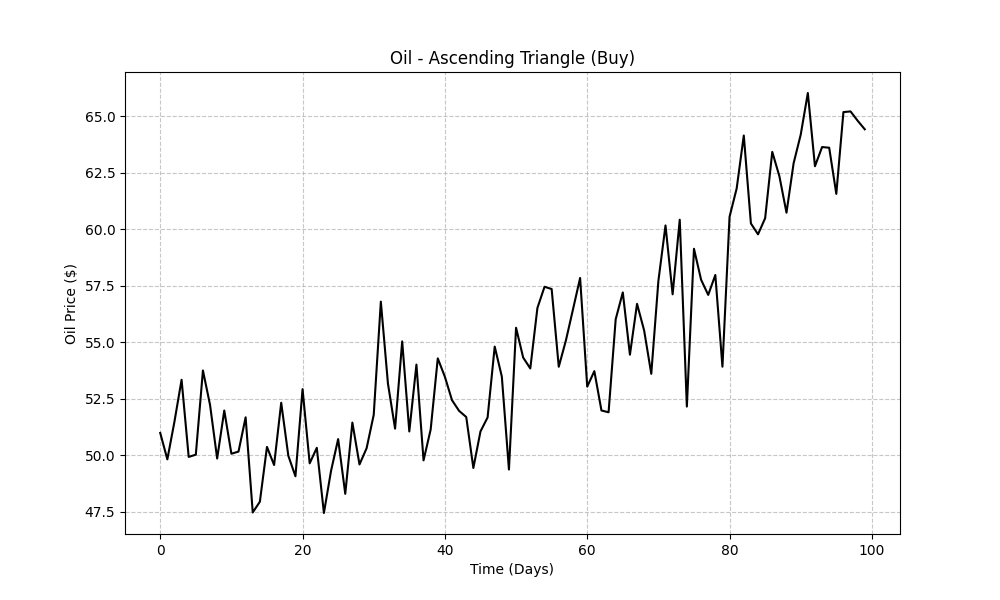
#> input picture test_charts/buy_ascending_triangle.png, 1000 x 600 px
$ jupyter execute --allow-errors Integration_and_Testing.ipynb   (older library calls are emulated)
#> lines starting #> are read from the running program, lines starting #| are printed output that depends on the picture; after the words box and inside, x2 and y2 are one past the last pixel; in counts of white or black regions, pixels touching at a corner belong together
### Architecture 3/preprocessing.py
import cv2
import numpy as np
from scipy.ndimage import median_filter
from scipy.stats import mode


def calculate_gradient_magnitude(image):
    """Calculate gradient magnitude using Sobel operators"""
    Gx = cv2.Sobel(image, cv2.CV_64F, 1, 0, ksize=3)
    Gy = cv2.Sobel(image, cv2.CV_64F, 0, 1, ksize=3)
    magnitude = cv2.magnitude(Gx, Gy)
    return cv2.convertScaleAbs(magnitude)


def segment_chart_region(image):
    """Enhanced chart region segmentation using improved Hough transform"""
    # Convert to grayscale if needed
    gray = cv2.cvtColor(image, cv2.COLOR_BGR2GRAY) if len(image.shape) == 3 else image

    # Apply Gaussian blur to reduce noise
    blurred = cv2.GaussianBlur(gray, (5, 5), 0)

    # Edge detection with optimized thresholds
    gradient_magnitude = calculate_gradient_magnitude(blurred)
    high_threshold = np.percentile(gradient_magnitude.ravel(), 95)
    low_threshold = np.percentile(gradient_magnitude.ravel(), 60)
    edges = cv2.Canny(blurred, low_threshold, high_threshold)

    # Detect lines using Hough transform with improved parameters
    lines = cv2.HoughLinesP(edges, 1, np.pi / 180, 50, minLineLength=50, maxLineGap=20)

    if lines is None:
        return None

    # Separate horizontal and vertical lines with stricter tolerance
    tolerance = 5  # degrees
    horizontal_lines = []
    vertical_lines = []

    for line in lines:
        x1, y1, x2, y2 = line[0]
        # Calculate angle of line
        if x2 - x1 == 0:  # Vertical line
            vertical_lines.append((x1, y1, x2, y2))
        else:
            angle = np.degrees(np.arctan2(y2 - y1, x2 - x1))
            if abs(angle) < tolerance or abs(angle - 180) < tolerance:
                horizontal_lines.append((x1, y1, x2, y2))
            elif abs(angle - 90) < tolerance or abs(angle + 90) < tolerance:
                vertical_lines.append((x1, y1, x2, y2))

    # Extract coordinates for boundary determination
    if not horizontal_lines or not vertical_lines:
        return None

    # Get y-coordinates for horizontal lines
    horizontal_y = [y1 for x1, y1, x2, y2 in horizontal_lines if abs(y1 - y2) < 5]

    # Get x-coordinates for vertical lines
    vertical_x = [x1 for x1, y1, x2, y2 in vertical_lines if abs(x1 - x2) < 5]

    # Find grid lines based on consistent spacing
    if horizontal_y and len(horizontal_y) > 1:
        diffs = np.diff(sorted(horizontal_y))
        if len(diffs) > 0:
            try:
                spacing_y = mode(diffs)[0][0]
                min_y = min(horizontal_y)
                max_y = max(horizontal_y)
            except:
                min_y, max_y = 0, gray.shape[0]
        else:
            min_y, max_y = 0, gray.shape[0]
    else:
        min_y, max_y = 0, gray.shape[0]

    if vertical_x and len(vertical_x) > 1:
        diffs = np.diff(sorted(vertical_x))
        if len(diffs) > 0:
            try:
                spacing_x = mode(diffs)[0][0]
                min_x = min(vertical_x)
                max_x = max(vertical_x)
            except:
                min_x, max_x = 0, gray.shape[1]
        else:
            min_x, max_x = 0, gray.shape[1]
    else:
        min_x, max_x = 0, gray.shape[1]

    return (min_x, min_y, max_x, max_y)


def extract_chart_line(image, chart_box):
    """Extract the chart line from the identified region"""
    if chart_box is None:
        # If chart region not detected, use whole image
        if len(image.shape) == 3:
            gray = cv2.cvtColor(image, cv2.COLOR_BGR2GRAY)
        else:
            gray = image
        return gray

    min_x, min_y, max_x, max_y = chart_box

    # Extract chart region
    chart_region = image[min_y:max_y, min_x:max_x]

    # If image is color
    if len(image.shape) == 3:
        # Convert to grayscale for consistent processing
        gray_region = cv2.cvtColor(chart_region, cv2.COLOR_BGR2GRAY)

        # Apply adaptive thresholding to separate chart line from background
        binary = cv2.adaptiveThreshold(
            gray_region, 255, cv2.ADAPTIVE_THRESH_GAUSSIAN_C,
            cv2.THRESH_BINARY_INV, 11, 2
        )

        # Remove grid lines using morphological operations
        kernel = np.ones((3, 3), np.uint8)
        cleaned = cv2.morphologyEx(binary, cv2.MORPH_OPEN, kernel)

        return cleaned
    else:
        # For grayscale images
        binary = cv2.adaptiveThreshold(
            chart_region, 255, cv2.ADAPTIVE_THRESH_GAUSSIAN_C,
            cv2.THRESH_BINARY_INV, 11, 2
        )

        kernel = np.ones((3, 3), np.uint8)
        cleaned = cv2.morphologyEx(binary, cv2.MORPH_OPEN, kernel)

        return cleaned


# [19 lines left out: function mask_vertical_noise, not called in this run]

### Architecture 3/pattern_detection.py
import numpy as np
from scipy.signal import find_peaks


def detect_peaks_and_troughs(prices, prominence=0.05, distance=5):
    """Detect peaks and troughs in price data with adaptive parameters"""
    # Normalize prices for consistent detection
    norm_prices = (prices - np.min(prices)) / (np.max(prices) - np.min(prices))

    # Find peaks with prominence filtering
    peaks, peak_props = find_peaks(norm_prices, prominence=prominence, distance=distance)

    # Find troughs by inverting the signal
    troughs, trough_props = find_peaks(-norm_prices, prominence=prominence, distance=distance)

    return peaks, troughs, peak_props, trough_props


def detect_double_bottom(prices, peaks, troughs):
    """Detect double bottom pattern (W-shape)"""
    if len(troughs) < 2 or len(peaks) < 1:
        print("Not enough troughs or peaks for double bottom")
        return False

    # Find all potential double bottoms
    for i in range(len(troughs) - 1):
        t1, t2 = troughs[i], troughs[i + 1]

        # Ensure there's enough space between troughs
        if t2 - t1 < 3:
            continue

        # Find peak between the two troughs
        middle_peaks = [p for p in peaks if t1 < p < t2]

        if middle_peaks:
            middle_peak = middle_peaks[0]

            # Check if troughs are at similar levels
            trough1_val = prices[t1]
            trough2_val = prices[t2]
            peak_val = prices[middle_peak]

            trough_diff = abs(trough1_val - trough2_val)
            trough_avg = (trough1_val + trough2_val) / 2

            # Troughs should be at similar levels and peak should be higher
            if trough_diff / (trough_avg + 0.0001) < 0.15 and peak_val > trough_avg * 1.05:
                print(f"Double bottom detected: Troughs at {t1},{t2}, peak at {middle_peak}")
                return True

    return False


def detect_head_and_shoulders(prices, peaks, troughs):
    """Detect head and shoulders pattern"""
    if len(peaks) < 3:
        print("Not enough peaks for head and shoulders")
        return False

    # Need at least 3 consecutive peaks
    for i in range(len(peaks) - 2):
        p1, p2, p3 = peaks[i], peaks[i + 1], peaks[i + 2]

        # Check for minimum distance between peaks
        if p2 - p1 < 2 or p3 - p2 < 2:
            continue

        # Check if middle peak (head) is higher than shoulders
        if prices[p2] > prices[p1] and prices[p2] > prices[p3]:
            # Check if shoulders are at similar levels
            shoulder_diff = abs(prices[p1] - prices[p3])
            shoulder_avg = (prices[p1] + prices[p3]) / 2

            if shoulder_diff / (shoulder_avg + 0.0001) < 0.15:
                print(f"Head and shoulders detected: Shoulders at {p1},{p3}, head at {p2}")
                return True

    return False


def detect_triangle(prices, peaks, troughs):
    """Detect triangle patterns (ascending, descending, symmetric)"""
    if len(peaks) < 2 or len(troughs) < 2:
        print("Not enough peaks or troughs for triangle")
        return None

    # Check if we have enough data points for trend analysis
    if len(peaks) >= 2 and len(troughs) >= 2:
        # Extract peak and trough values
        peak_indices = np.array(peaks)
        peak_values = prices[peak_indices]

        trough_indices = np.array(troughs)
        trough_values = prices[trough_indices]

        # Check for trends in highs and lows if we have enough points
        if len(peak_values) >= 2:
            x_peaks = np.arange(len(peak_values))
            peak_trend = np.polyfit(x_peaks, peak_values, 1)[0]
        else:
            peak_trend = 0

        if len(trough_values) >= 2:
            x_troughs = np.arange(len(trough_values))
            trough_trend = np.polyfit(x_troughs, trough_values, 1)[0]
        else:
            trough_trend = 0

        print(f"Peak trend: {peak_trend:.4f}, Trough trend: {trough_trend:.4f}")

        # Determine triangle type based on trend directions
        if peak_trend < -0.01 and trough_trend > 0.01:
            print("Symmetric Triangle detected")
            return "Symmetric Triangle"
        elif peak_trend < -0.01 and abs(trough_trend) < 0.01:
            print("Descending Triangle detected")
            return "Descending Triangle"
        elif abs(peak_trend) < 0.01 and trough_trend > 0.01:
            print("Ascending Triangle detected")
            return "Ascending Triangle"

    return None


def detect_technical_patterns(prices):
    """Main function to detect all technical patterns"""
    # Multi-scale detection for different pattern sizes
    results = {}

    # Use different window sizes for multi-scale detection
    window_sizes = [3, 5, 8]

    for window in window_sizes:
        prominence = 0.05 if window == 3 else (0.1 if window == 5 else 0.15)

        # Get peaks and troughs
        peaks, troughs, _, _ = detect_peaks_and_troughs(prices, prominence=prominence, distance=window)

        print(f"Window size {window}: Found {len(peaks)} peaks and {len(troughs)} troughs")

        # Check for patterns
        if detect_double_bottom(prices, peaks, troughs):
            results['Double Bottom'] = True

        if detect_head_and_shoulders(prices, peaks, troughs):
            results['Head and Shoulders'] = True

        triangle_type = detect_triangle(prices, peaks, troughs)
        if triangle_type:
            results[triangle_type] = True

    return results

### Architecture 3/Integration_and_Testing.ipynb
[cell 1]
from preprocessing import segment_chart_region, extract_chart_line
import cv2
import os
from matplotlib import pyplot as plt

print(f"Current working directory: {os.getcwd()}")

[cell 2]
output_dir = "../output/"
print(output_dir)
if not os.path.exists(output_dir):
    print(f"Output directory '{output_dir}' does not exist.")
    os.makedirs(output_dir)  # Optionally create the directory
    print(f"Created directory: {output_dir}")

[cell 3]
image = cv2.imread("../test_charts/buy_ascending_triangle.png")
#> image is the input picture: shape (600, 1000, 3); min 0, max 255, mean 247.9
chart_box = segment_chart_region(image)
#> in calculate_gradient_magnitude, `Gy = cv2.Sobel(image, cv2.CV_64F, 0, 1, ksize=3)`:
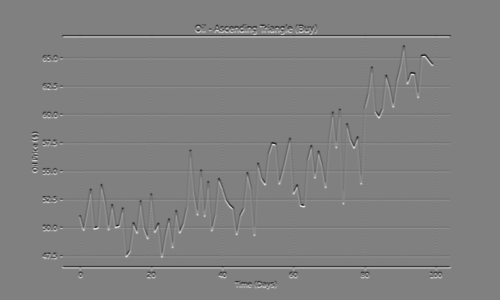
#> Gy: shape (600, 1000) float64 (shown at 1/2 size); min -559, max 552, mean 0; drawn with min black and max white
#> in calculate_gradient_magnitude, `return cv2.convertScaleAbs(magnitude)`:
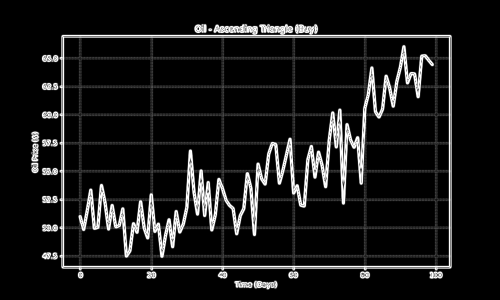
#> returned value: shape (600, 1000) (shown at 1/2 size); min 0, max 255, mean 23.5
#> in segment_chart_region, `high_threshold = np.percentile(gradient_magnitude.ravel(), 95)`: high_threshold = 255
#> in segment_chart_region, `low_threshold = np.percentile(gradient_magnitude.ravel(), 60)`: low_threshold = 0
#> in segment_chart_region, `edges = cv2.Canny(blurred, low_threshold, high_threshold)`:
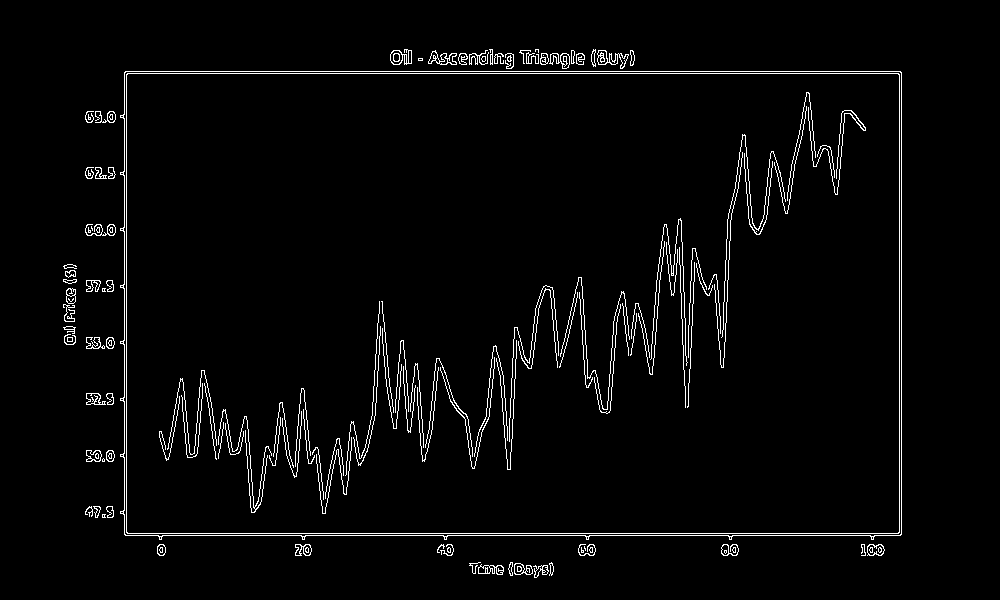
#> edges: shape (600, 1000); 2.9% white in thin lines or dots, all inside (x1, y1, x2, y2) = (63, 49, 902, 578)
#> in segment_chart_region, `lines = cv2.HoughLinesP(edges, 1, np.pi / 180, 50, minLineLength=50, m..`: lines = 106 rows, first 6: [125, 71, 900, 71], [124, 533, 901, 533], [124, 73, 901, 73], [125, 535, 900, 535], [126, 532, 126, 74], [899, 532, 899, 74]
#> the loop in segment_chart_region, `for line in lines:` made 106 passes
#> (x1, y1, x2, y2, angle) on passes 1 to 4: (125, 71, 900, 71, 0), (124, 533, 901, 533, 0), (124, 73, 901, 73, 0), (125, 535, 900, 535, 0)
#> after the loop in segment_chart_region, `for line in lines:`: horizontal_lines = 21 items, first 6: (125, 71, 900, 71), (124, 533, 901, 533), (124, 73, 901, 73), (125, 535, 900, 535), (390, 59, 634, 55), (391, 61, 633, 61); vertical_lines = 29 items, first 6: (126, 532, 126, 74), (899, 532, 899, 74), (901, 534, 901, 72), (124, 534, 124, 72), (723, 367, 732, 197), (679, 247, 685, 407)
#> in segment_chart_region, `horizontal_y = [y1 for x1, y1, x2, y2 in horizontal_lines if abs(y1 - ..`: horizontal_y = [71, 533, 73, 535, 59, 61, 60, 53, 63, 54, 64, 62, 569, 60, 454, 57, 58, 451]
#> in segment_chart_region, `vertical_x = [x1 for x1, y1, x2, y2 in vertical_lines if abs(x1 - x2) ..`: vertical_x = [126, 899, 901, 124, 688]
#> in segment_chart_region, `diffs = np.diff(sorted(horizontal_y))`: diffs = 17 values, max 378 at index 12, min 0 at index 5, mean 30.35
#> in segment_chart_region, `diffs = np.diff(sorted(vertical_x))`: diffs = [2, 562, 211, 2]
#> chart_box = (0, 0, 1000, 600)
chart_line = extract_chart_line(image, chart_box)
#> in extract_chart_line, `min_x, min_y, max_x, max_y = chart_box`: min_x = 0; max_x = 1000; max_y = 600

[cell 4]
# Display the images in the notebook before saving


# Display original image
if image is not None:
    plt.imshow(cv2.cvtColor(image, cv2.COLOR_BGR2RGB))
    plt.title("Segmented Chart")
    plt.show()

[cell 5]
# Visualize results
cv2.rectangle(image, (chart_box[0], chart_box[1]), (chart_box[2], chart_box[3]), (0, 255, 0), 2)
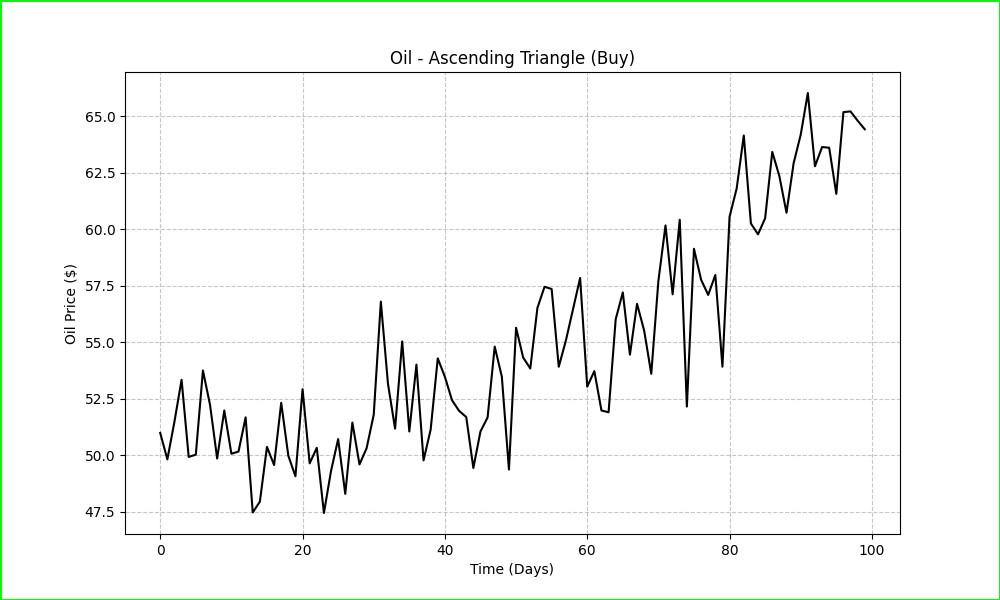
#> image: shape (600, 1000, 3); 0.8% of pixels changed, all inside (x1, y1, x2, y2) = (0, 0, 1000, 600)

[cell 6]
# Validate 'image' data before writing
if image is not None:
    if not cv2.imwrite(os.path.join(output_dir, "segmented_chart.png"), image):
        raise RuntimeError("Failed to write 'segmented_chart.png'. Please check the input data or file path!")
else:
    raise ValueError("'image' is None. Ensure that the image is correctly processed before writing it.")

[cell 7]
if image is not None:
    plt.imshow(cv2.cvtColor(image, cv2.COLOR_BGR2RGB))
    plt.title("Segmented Chart")
    plt.show()

[cell 8]
# Validate 'chart_line' data before writing
if chart_line is not None:
    if not cv2.imwrite(os.path.join(output_dir, "extracted_line.png"), chart_line):
        raise RuntimeError("Failed to write 'extracted_line.png'. Please check the input data or file path!")
else:
    raise ValueError("'chart_line' is None. Ensure that 'chart_line' is correctly processed before writing it.")

[cell 9]
# Display the chart line
if chart_line is not None:
    plt.imshow(chart_line, cmap="gray")  # Update `cmap` as needed for 1-channel images
    plt.title("Extracted Line")
    plt.show()

[cell 10]
from pattern_detection import detect_technical_patterns
import numpy as np

# Create synthetic price data with known patterns
prices = np.array([50, 52, 55, 53, 51, 53, 57, 55, 53, 51, 49, 47, 46, 45, 47, 50])
patterns = detect_technical_patterns(prices)
print("Detected patterns:", patterns)

#> (a cell that did not finish here is left out)

[cell 12]
from pattern_detection import detect_peaks_and_troughs, detect_double_bottom, detect_head_and_shoulders, detect_triangle
import numpy as np
import matplotlib.pyplot as plt

# Create synthetic price data with a clearer double bottom pattern
prices = np.array([50, 48, 46, 45, 47, 49, 48, 46, 45, 47, 50, 52, 54, 56])

# Debug the peak and trough detection
peaks, troughs, peak_props, trough_props = detect_peaks_and_troughs(prices, prominence=0.05, distance=2)

print("Peaks at indices:", peaks)
print("Troughs at indices:", troughs)

# Check individual pattern detection functions
is_double_bottom = detect_double_bottom(prices, peaks, troughs)
is_head_shoulders = detect_head_and_shoulders(prices, peaks, troughs)
triangle_type = detect_triangle(prices, peaks, troughs)

print(f"Double Bottom detected: {is_double_bottom}")
print(f"Head and Shoulders detected: {is_head_shoulders}")
print(f"Triangle pattern detected: {triangle_type}")

# Visualize the data with detected peaks and troughs
plt.figure(figsize=(10, 6))
plt.plot(prices, label='Price')
plt.scatter(peaks, prices[peaks], color='green', label='Peaks')
plt.scatter(troughs, prices[troughs], color='red', label='Troughs')
plt.legend()
plt.title('Price Data with Detected Peaks and Troughs')
plt.grid(True)
plt.savefig('detected_patterns.png')
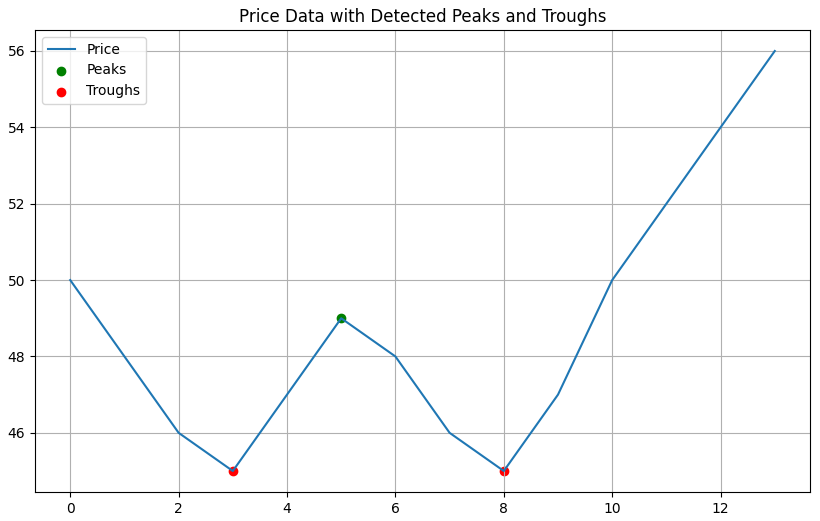
#> figure drawn by matplotlib, 1 panel; curve peaks at x = 13, y = 56
plt.close()

# Try running the main detect_technical_patterns function
from pattern_detection import detect_technical_patterns
patterns = detect_technical_patterns(prices)
print("Detected patterns:", patterns)

[cell 13]
# Double Bottom test data
double_bottom_data = np.array([50, 48, 45, 43, 45, 48, 46, 43, 42, 45, 48, 52, 55, 58])

# Head and Shoulders test data
head_shoulders_data = np.array([50, 52, 54, 52, 50, 52, 56, 60, 56, 52, 54, 58, 54, 50])

# Ascending Triangle test data
ascending_triangle_data = np.array([50, 52, 48, 50, 49, 52, 50, 52, 51, 52, 52, 53, 54, 55])

print("Testing with Double Bottom data:")
patterns = detect_technical_patterns(double_bottom_data)
print("Detected patterns:", patterns)

print("\nTesting with Head and Shoulders data:")
patterns = detect_technical_patterns(head_shoulders_data)
print("Detected patterns:", patterns)

print("\nTesting with Ascending Triangle data:")
patterns = detect_technical_patterns(ascending_triangle_data)
print("Detected patterns:", patterns)
